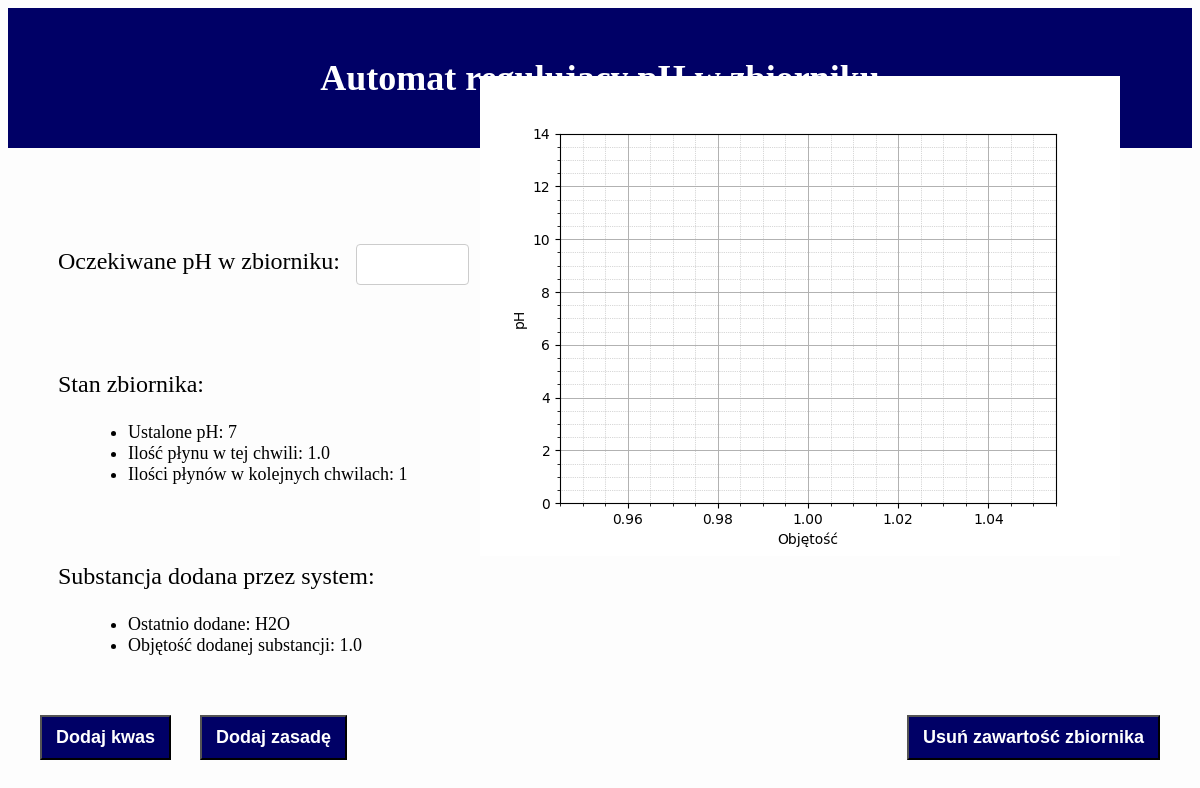
The page / on the database its author committed.
### chemistry/models.py (models this page shows, shortened)
class Container(models.Model):
    nr = models.PositiveIntegerField(default=1)
    V = models.FloatField(default=1.0)
    pH = models.PositiveSmallIntegerField(default=7)
    aim_pH = models.PositiveSmallIntegerField(default=7)
    hydroxides = models.ManyToManyField(Hydroxide, default=None)
    acids = models.ManyToManyField(Acid, default=None)
    CmH = models.FloatField(default=0.0000001)
    CmOH = models.FloatField(default=0.0000001)
    pHs = models.CharField(max_length=255, default='7', blank=True)
    Vs = models.CharField(max_length=255, default='1', blank=True)
    Plot = models.ImageField(upload_to='media/', default=None)
    last_sub = models.CharField(max_length=30, default='H2O')
    last_sub_V = models.FloatField(default=1)

### chemistry/views.py (the view)
# urls.py: path('', views.main_view, name='main'),
def main_view(request):
    container = Container.objects.all()[0]
    form = pHForm(request.POST)
    if form.is_valid():
        container.aim_pH = form.cleaned_data['Oczekiwane_pH']
        container.save(update_fields=['aim_pH'])
    form = pHForm()
    """
    last_acid = Acid.objects.order_by('when_added')[0]
    last_hydroxide = Hydroxide.objects.order_by('when_added')[0]
    """
    sns.set()
    sns.set_style("ticks")
    if len(container.Vs) > 1:
        Vs = [float(i) for i in container.Vs.split(" ")]
    elif len(container.Vs) == 1:
        Vs = [float(container.Vs)]
    else:
        Vs = []
    if len(container.pHs) > 1:
        pHs = [float(i) for i in container.pHs.split(" ")]
    elif len(container.pHs) == 1:
        pHs = [float(container.pHs)]
    else:
        pHs = []
    plot_ph(Vs, pHs)
    """
    if (last_acid.when_added - last_hydroxide.when_added) > datetime.timedelta(days=0, hours=0, minutes=0, seconds=0,
                                                                               microseconds=0, milliseconds=0):
        substance = last_acid
    else:
        substance = last_hydroxide
    """
    context = {'container': container, 'last_sub': container.last_sub, 'last_sub_V': container.last_sub_V, 'form': form}
    return render(request, 'chemistry/main.html', context)

### chemistry/forms.py
class pHForm(forms.Form):
    Oczekiwane_pH = forms.IntegerField(label="Oczekiwane pH w zbiorniku", required=True)

### chemistry/views.py (called while the page is built)
def plot_ph(y, x):
    plt.clf()
    plt.xlabel("Objętość")
    plt.ylabel("pH")
    plt.minorticks_on()
    plt.grid(which="major", linestyle='-', linewidth='0.7')
    plt.grid(which="minor", linestyle=':', linewidth='0.5')
    plt.ylim(0, 14)
    plt.plot(y, x)
    plt.savefig("media/media/pic.png")
    c = Container.objects.all()[0]
    c.Plot = "media/pic.png"
    c.save(update_fields=['Plot'])
    pass

### chemistry/templates/chemistry/main.html (shortened to what this page needs)
<!DOCTYPE html>
<html>
<head>
</head>
<div class="header" >
    <h1>Automat regulujący pH w zbiorniku</h1>
</div>
<br>
<br>
<br>
<br>
<div class="a">
    <form method="post">
        {{ form.as_p }}
    <button type="submit" class="btn2">Dodaj</button>
    </form>
</div>
<p class="a">Stan zbiornika:</p>
<ul class="b">
    <li >Ustalone pH: {{ container.aim_pH }}</li>
    <li>Ilość płynu w tej chwili: {{ container.V }}</li>
    <li>Ilości płynów w kolejnych chwilach: {{ container.Vs }}</li>
</ul>
<br>
<br>
<p class="a">Substancja dodana przez system:</p>
<ul class="b">
    <li>Ostatnio dodane: {{ last_sub }}</li>
    <li>Objętość dodanej substancji: {{ last_sub_V }}</li>
</ul>
<div class="wykres">
<img src="{{ container.Plot.url }}"  />
</div>
<a href="/adda"><button class="btn dodaj">Dodaj kwas</button></a>
<a href="/addh"><button class="btn dodaj2">Dodaj zasadę</button></a>
<a href="/del"><button class="btn usun" >Usuń zawartość zbiornika</button></a>
</body>
</html>

### chemistry/templates/chemistry/main.html (style rules this page uses)
input { width: 10%; padding: 12px; border: 1px solid #ccc; border-radius: 4px; resize: vertical; margin-left: 10px; }
* { box-sizing: border-box; }
.btn2 { position: relative; left: 580px; bottom: 69px; background-color: #000066; font-size: 16px; padding: 8px 12px; font-weight: bolder; cursor: pointer; display: inline-block; color: white; }
.btn { background-color: #000066; font-size: 18px; padding: 10px 14px; font-weight: bolder; cursor: pointer; display: inline-block; color: white; }
.dodaj { float: left; position: absolute; left: 40px; bottom: 40px; }
.dodaj2 { color: white; float: left; position: absolute; left: 200px; bottom: 40px; }
.usun { color: white; float: right; position: absolute; right: 40px; bottom: 40px; }
.header { padding: 25px; text-align: center; background: #000066; color: white; font-size: 18px }
.a { font-size: 24px; margin-left: 50px; }
.b { font-size: 18px; margin-left: 80px }
.wykres { position: absolute; right: 80px; bottom: 240px; }

### rows shown on the page
Container: aim_pH "7", V "1.0", Vs "1", last_sub "H2O", last_sub_V "1.0", Plot (picture)
